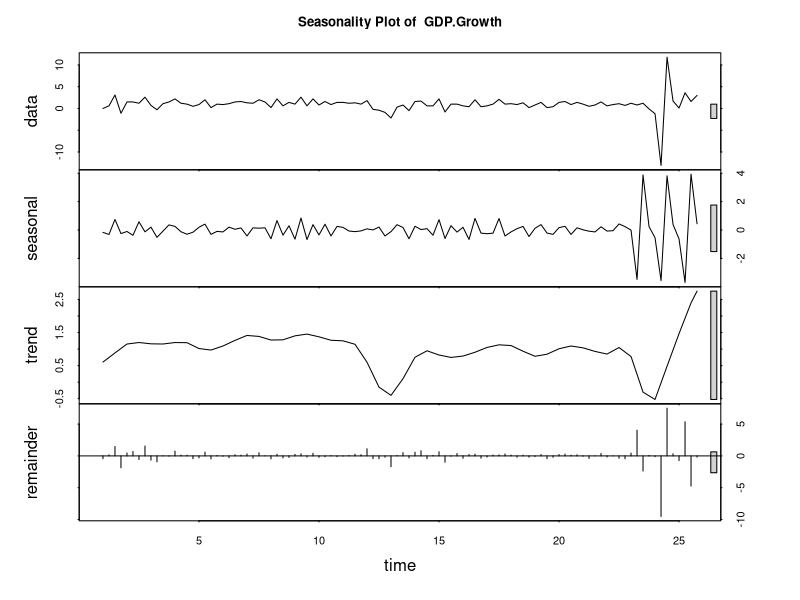
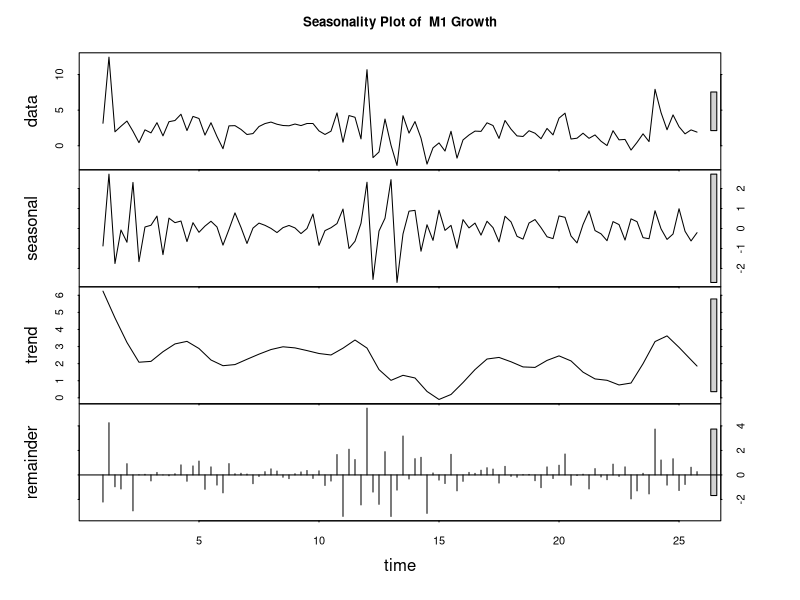
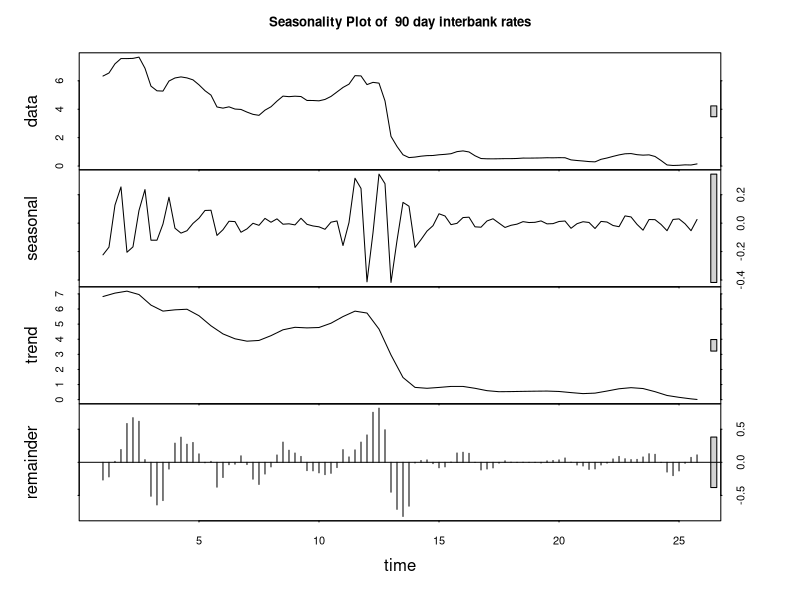
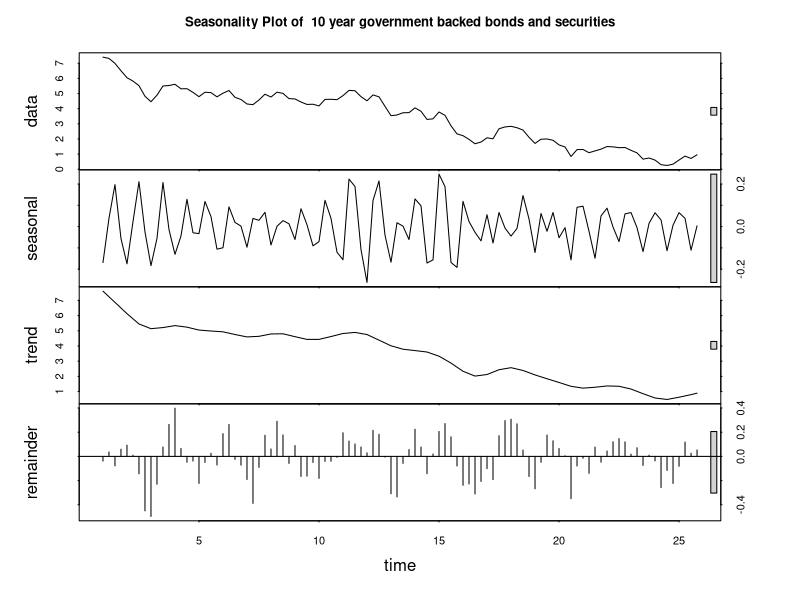
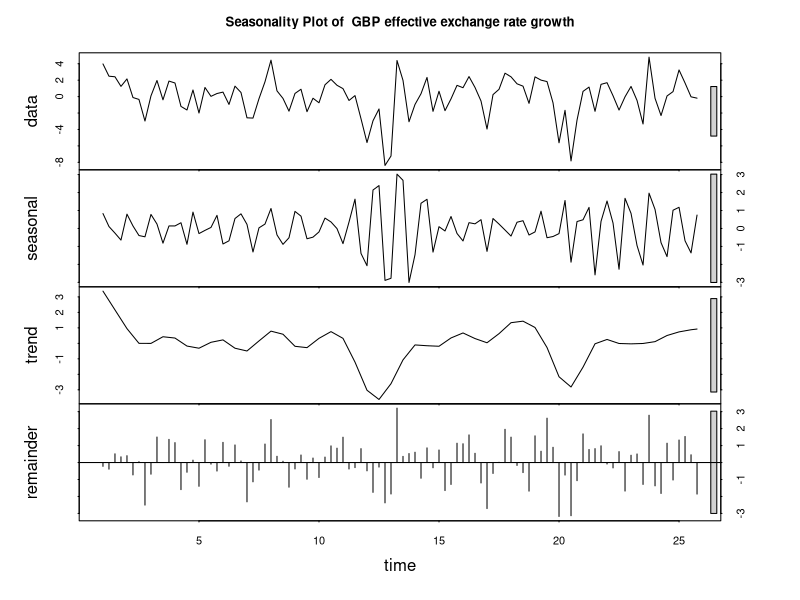
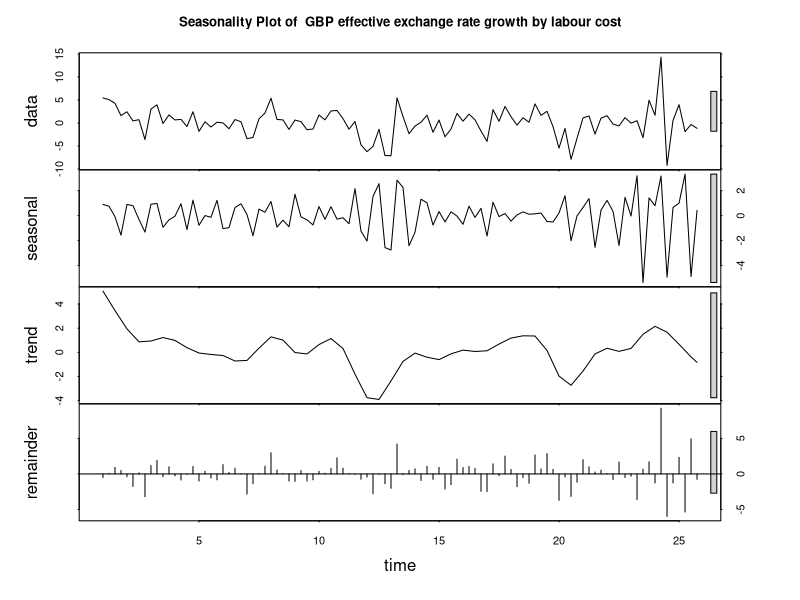
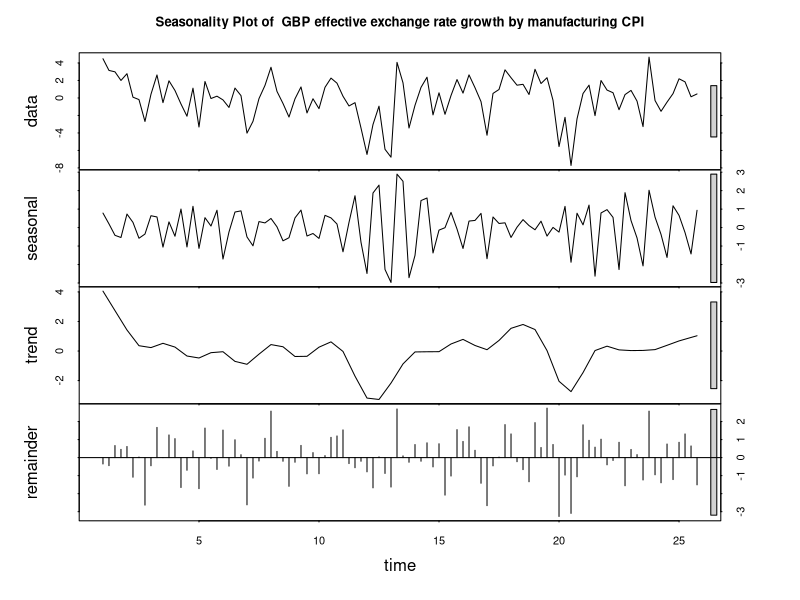

Recreate these plots in R, in order.
library(forecast) #slt

inflation.variates.data <- read.csv("../Datasets/CPIH_Quarterly_Reduced.csv", header = T)

nsa.indexes <- c(5, 10, 14, 15, 16, 17, 18)
headers <- c("GDP.Growth", "M1 Growth", "90 day interbank rates", "10 year government backed bonds and securities", "GBP effective exchange rate growth",
             "GBP effective exchange rate growth by labour cost", "GBP effective exchange rate growth by manufacturing CPI")

y <- NULL
for (i in 1:7) {
  j <- nsa.indexes[i]
  x <- ts(inflation.variates.data[, j], frequency = 4)
  season <- stl(x, s.window = 4)
  plot(season, main = paste("Seasonality Plot of ", headers[i]))
  y <- cbind(y, season$time.series[,2] + season$time.series[,3])
}


y <- data.frame(y)
colnames(y) <- headers
z <- apply((abs(inflation.variates.data[, nsa.indexes] - y)), 2, mean)